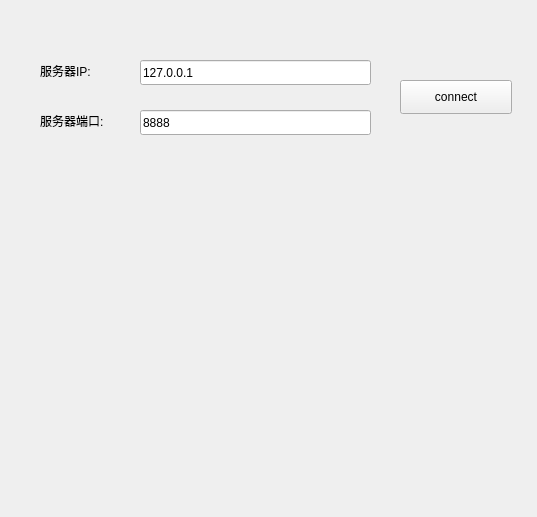
<?xml version="1.0" encoding="UTF-8"?>
<ui version="4.0">
 <class>ClientWidget</class>
 <widget class="QWidget" name="ClientWidget">
  <property name="geometry">
   <rect>
    <x>0</x>
    <y>0</y>
    <width>537</width>
    <height>517</height>
   </rect>
  </property>
  <property name="windowTitle">
   <string>Form</string>
  </property>
  <widget class="QLabel" name="label">
   <property name="geometry">
    <rect>
     <x>40</x>
     <y>50</y>
     <width>111</width>
     <height>41</height>
    </rect>
   </property>
   <property name="text">
    <string>服务器IP:</string>
   </property>
  </widget>
  <widget class="QLineEdit" name="lineEdit_ip">
   <property name="geometry">
    <rect>
     <x>140</x>
     <y>60</y>
     <width>231</width>
     <height>25</height>
    </rect>
   </property>
   <property name="text">
    <string>127.0.0.1</string>
   </property>
  </widget>
  <widget class="QLineEdit" name="lineEdit_port">
   <property name="geometry">
    <rect>
     <x>140</x>
     <y>110</y>
     <width>231</width>
     <height>25</height>
    </rect>
   </property>
   <property name="text">
    <string>8888</string>
   </property>
  </widget>
  <widget class="QLabel" name="label_2">
   <property name="geometry">
    <rect>
     <x>40</x>
     <y>100</y>
     <width>111</width>
     <height>41</height>
    </rect>
   </property>
   <property name="text">
    <string>服务器端口:</string>
   </property>
  </widget>
  <widget class="QPushButton" name="connect">
   <property name="geometry">
    <rect>
     <x>400</x>
     <y>80</y>
     <width>112</width>
     <height>34</height>
    </rect>
   </property>
   <property name="text">
    <string>connect</string>
   </property>
  </widget>
 </widget>
 <resources/>
 <connections/>
</ui>
